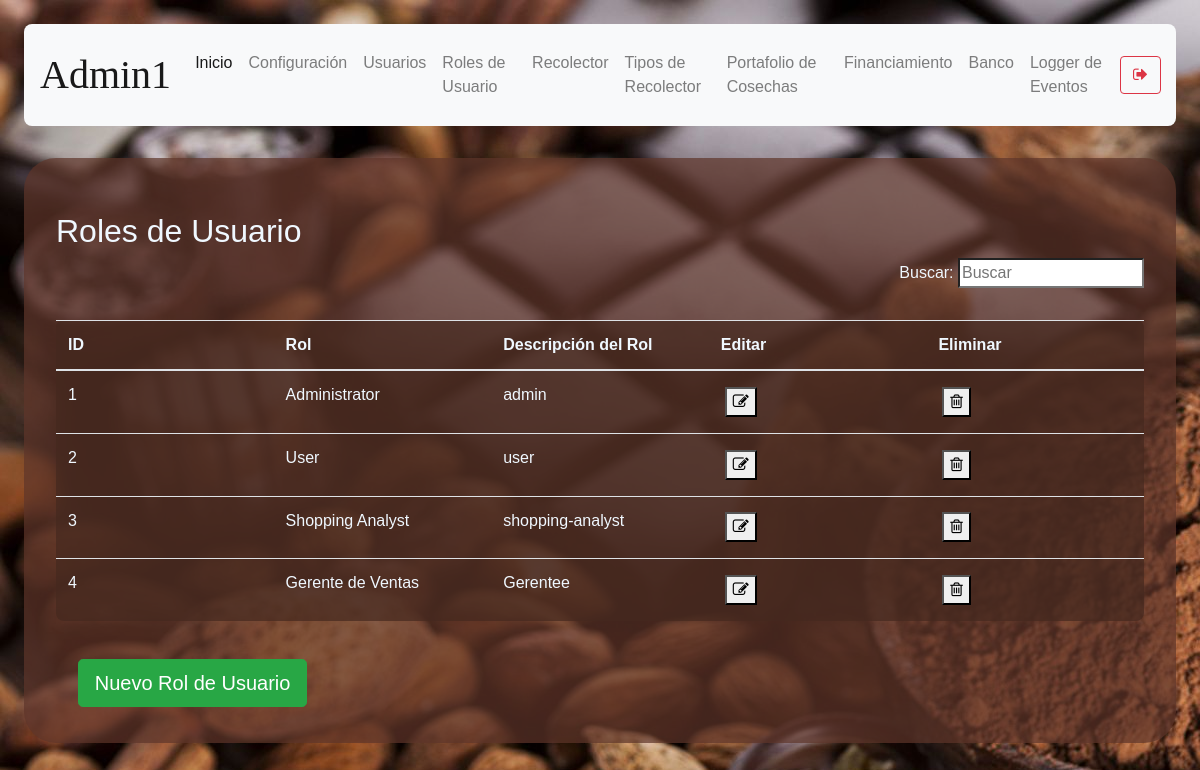
The app's page /user-rol-management (signed in), older data.
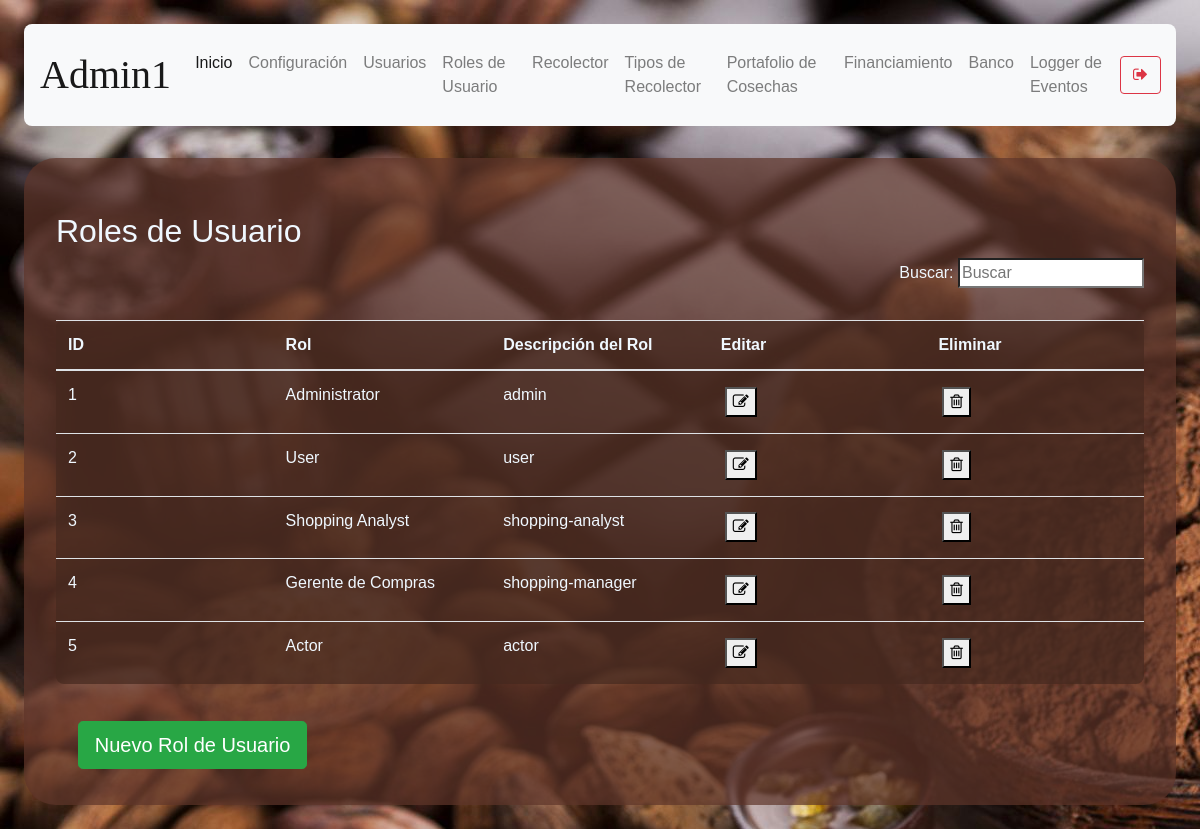
The same page, newer data.
### models/user_rol.py (models this page shows, shortened)
class User_rol(db.Model):
    __tablename__ = 'user_rol'
    id = db.Column(db.Integer, primary_key = True)
    description = db.Column(db.String(50), nullable = False)
    str_description = db.Column(db.String(50), nullable = False)

### routes/user_rol.py (the view)
@user_rol.route('/user-rol-management')
def user_rol_management():
    if( not verify_permissions(session, User) ):
        return redirect( url_for('auth.index') )
    rols = User_rol.query.all()
    if 'management-status' not in session:
        return render_template('user-rol-management.html', status="",\
            rols = rols)
    status = session['management-status']
    session.pop('management-status', None)
    return render_template('user-rol-management.html', status = status,\
            rols = rols)

### models/user.py (called while the page is built)
    def get_user_rol_by_username( self, username ):
        user_rol_id = User.query.filter_by(username = username).first().user_rol_id
        user_rol = User_rol.query.get(user_rol_id).description
        return user_rol

### utils/functions.py (called while the page is built)
def verify_permissions(session, User, allowed=['admin']):
    return 'username' in session and \
    ( allowed == 'all' or User.get_user_rol_by_username(User, session['username']) in allowed)

### templates/user-rol-management.html (shortened to what this page needs)
{% extends "base.html" %}
{% block content %}
<h2>Roles de Usuario</h2>
<p align="right">
  Buscar: <input id ="search-bar" onkeyup="searchEngine()" type="search" name="busqueda" placeholder="Buscar">
</p>
<table class="table content-table">
  <thead>
      <th>ID</th>
      <th>Rol</th>
      <th>Descripción del Rol</th>
      <th>Editar</th>
      <th>Eliminar</th>
  </thead>
  <tbody id="table-body-data">
  {% for rol in rols %}
  <tr>
    <td>{{ rol.id }}</td>
    <td>{{ rol.str_description }}</td>
    <td>{{ rol.description }}</td>
    <td><button onclick="window.location.href=`/user-rol-management/edit-rol/{{ rol.id }}`"><i class="fa fa-pencil-square-o" aria-hidden="true"></i></button></td>
    <td><button onclick='deleteConfirm( {{rol.id}}, "User_rol" )'><i class="fa fa-trash-o" aria-hidden="true"></i></button></td>
  </tr>
  {% endfor %}
  </tbody>
</table>
<button type="submit" onclick="showForm()" class="btn btn-success btn-lg mb-1">Nuevo Rol de Usuario</button>
{% endblock %}

Row changes from the older to the newer data that the page shows:
changed User_rol id 4: str_description "Gerente de Ventas" → "Gerente de Compras"; description "Gerentee" → "shopping-manager"
added User_rol: id "5", str_description "Actor", description "actor"
